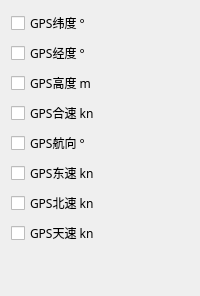
             <widget class="QWidget" name="page_17">
              <layout class="QGridLayout" name="gridLayout_35">
               <item row="5" column="0">
                <widget class="QCheckBox" name="checkBox_53">
                 <property name="font">
                  <font>
                   <family>微软雅黑</family>
                  </font>
                 </property>
                 <property name="text">
                  <string>GPS东速 kn</string>
                 </property>
                </widget>
               </item>
               <item row="3" column="0">
                <widget class="QCheckBox" name="checkBox_50">
                 <property name="font">
                  <font>
                   <family>微软雅黑</family>
                  </font>
                 </property>
                 <property name="text">
                  <string>GPS合速 kn</string>
                 </property>
                </widget>
               </item>
               <item row="4" column="0">
                <widget class="QCheckBox" name="checkBox_52">
                 <property name="font">
                  <font>
                   <family>微软雅黑</family>
                  </font>
                 </property>
                 <property name="text">
                  <string>GPS航向 °</string>
                 </property>
                </widget>
               </item>
               <item row="8" column="0">
                <spacer name="verticalSpacer_23">
                 <property name="orientation">
                  <enum>Qt::Vertical</enum>
                 </property>
                 <property name="sizeHint" stdset="0">
                  <size>
                   <width>20</width>
                   <height>40</height>
                  </size>
                 </property>
                </spacer>
               </item>
               <item row="0" column="0">
                <widget class="QCheckBox" name="checkBox_51">
                 <property name="font">
                  <font>
                   <family>微软雅黑</family>
                  </font>
                 </property>
                 <property name="text">
                  <string>GPS纬度 °</string>
                 </property>
                </widget>
               </item>
               <item row="1" column="0">
                <widget class="QCheckBox" name="checkBox_54">
                 <property name="font">
                  <font>
                   <family>微软雅黑</family>
                  </font>
                 </property>
                 <property name="text">
                  <string>GPS经度 °</string>
                 </property>
                </widget>
               </item>
               <item row="2" column="0">
                <widget class="QCheckBox" name="checkBox_84">
                 <property name="font">
                  <font>
                   <family>微软雅黑</family>
                  </font>
                 </property>
                 <property name="text">
                  <string>GPS高度 m</string>
                 </property>
                </widget>
               </item>
               <item row="6" column="0">
                <widget class="QCheckBox" name="checkBox_60">
                 <property name="font">
                  <font>
                   <family>微软雅黑</family>
                  </font>
                 </property>
                 <property name="text">
                  <string>GPS北速 kn</string>
                 </property>
                </widget>
               </item>
               <item row="7" column="0">
                <widget class="QCheckBox" name="checkBox_87">
                 <property name="font">
                  <font>
                   <family>微软雅黑</family>
                  </font>
                 </property>
                 <property name="text">
                  <string>GPS天速 kn</string>
                 </property>
                </widget>
               </item>
              </layout>
             </widget>
